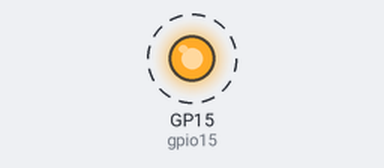
Bench run of a program on a simulated Raspberry Pi Pico running MicroPython. Shown: output pins drawn as LEDs (lit = HIGH). Dashed ring = blinking.

Above: at 0.5 s.
Timing chart, 0 to 4.6 s (numbered marks = the images above):
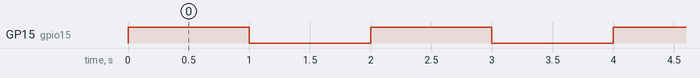

Measured:
- by itself, GP15 (gpio15): alternates HIGH for 1.0 s and LOW for 1.0 s

The program:

01_digital_output.py
```python
# importing libraries
from machine import Pin
import time


# set up GPIO15 as a digital output.
# This is the pin on the bottom left.
gpio15 = Pin(15, Pin.OUT)


while True:

    # Toggling the GPIO15

    gpio15.on()   # flip GPIO15

    time.sleep(1)     # wait 1 second

    gpio15.off()   # flip GPIO15

    time.sleep(1)     # wait 1 second
```
